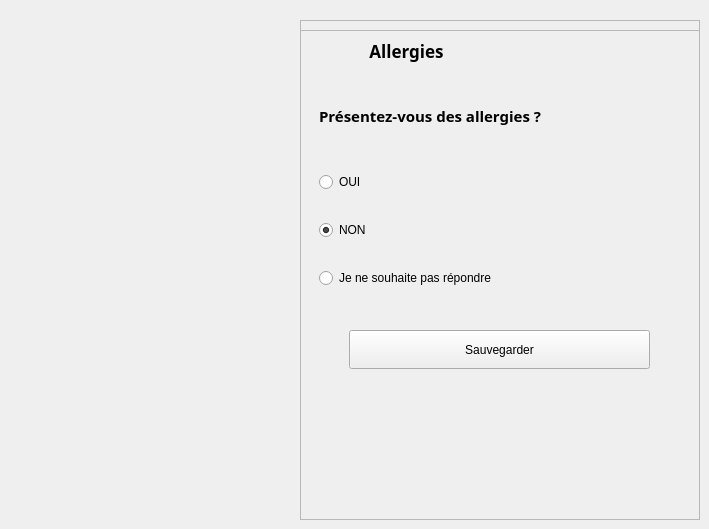
                       <widget class="QWidget" name="tab_16">
                        <attribute name="title">
                         <string>   Allergies   </string>
                        </attribute>
                        <widget class="QFrame" name="frame_29">
                         <property name="geometry">
                          <rect>
                           <x>300</x>
                           <y>20</y>
                           <width>400</width>
                           <height>500</height>
                          </rect>
                         </property>
                         <property name="sizePolicy">
                          <sizepolicy hsizetype="Preferred" vsizetype="Preferred">
                           <horstretch>0</horstretch>
                           <verstretch>0</verstretch>
                          </sizepolicy>
                         </property>
                         <property name="minimumSize">
                          <size>
                           <width>400</width>
                           <height>500</height>
                          </size>
                         </property>
                         <property name="maximumSize">
                          <size>
                           <width>16777215</width>
                           <height>800</height>
                          </size>
                         </property>
                         <property name="frameShape">
                          <enum>QFrame::StyledPanel</enum>
                         </property>
                         <property name="frameShadow">
                          <enum>QFrame::Raised</enum>
                         </property>
                         <widget class="QFrame" name="frame_30">
                          <property name="geometry">
                           <rect>
                            <x>0</x>
                            <y>10</y>
                            <width>400</width>
                            <height>500</height>
                           </rect>
                          </property>
                          <property name="sizePolicy">
                           <sizepolicy hsizetype="Expanding" vsizetype="Preferred">
                            <horstretch>0</horstretch>
                            <verstretch>0</verstretch>
                           </sizepolicy>
                          </property>
                          <property name="minimumSize">
                           <size>
                            <width>400</width>
                            <height>500</height>
                           </size>
                          </property>
                          <property name="maximumSize">
                           <size>
                            <width>16777215</width>
                            <height>800</height>
                           </size>
                          </property>
                          <property name="frameShape">
                           <enum>QFrame::StyledPanel</enum>
                          </property>
                          <property name="frameShadow">
                           <enum>QFrame::Raised</enum>
                          </property>
                          <widget class="QLabel" name="label_72">
                           <property name="geometry">
                            <rect>
                             <x>9</x>
                             <y>9</y>
                             <width>195</width>
                             <height>24</height>
                            </rect>
                           </property>
                           <property name="font">
                            <font>
                             <family>Noto Sans</family>
                             <pointsize>13</pointsize>
                             <weight>75</weight>
                             <bold>true</bold>
                            </font>
                           </property>
                           <property name="text">
                            <string>Allergies</string>
                           </property>
                           <property name="alignment">
                            <set>Qt::AlignCenter</set>
                           </property>
                          </widget>
                          <widget class="QWidget" name="widget_21" native="true">
                           <property name="geometry">
                            <rect>
                             <x>9</x>
                             <y>60</y>
                             <width>373</width>
                             <height>321</height>
                            </rect>
                           </property>
                           <widget class="QWidget" name="widget_76" native="true">
                            <property name="geometry">
                             <rect>
                              <x>10</x>
                              <y>60</y>
                              <width>351</width>
                              <height>161</height>
                             </rect>
                            </property>
                            <layout class="QVBoxLayout" name="verticalLayout_66">
                             <item>
                              <widget class="QRadioButton" name="radioButton_94">
                               <property name="text">
                                <string>OUI</string>
                               </property>
                              </widget>
                             </item>
                             <item>
                              <widget class="QRadioButton" name="radioButton_95">
                               <property name="text">
                                <string>NON</string>
                               </property>
                               <property name="checked">
                                <bool>true</bool>
                               </property>
                              </widget>
                             </item>
                             <item>
                              <widget class="QRadioButton" name="radioButton_96">
                               <property name="text">
                                <string>Je ne souhaite pas répondre</string>
                               </property>
                              </widget>
                             </item>
                            </layout>
                           </widget>
                           <widget class="QLabel" name="label_73">
                            <property name="geometry">
                             <rect>
                              <x>10</x>
                              <y>0</y>
                              <width>361</width>
                              <height>51</height>
                             </rect>
                            </property>
                            <property name="font">
                             <font>
                              <family>Noto Sans</family>
                              <pointsize>11</pointsize>
                              <weight>75</weight>
                              <bold>true</bold>
                             </font>
                            </property>
                            <property name="text">
                             <string>Présentez-vous des allergies ?</string>
                            </property>
                           </widget>
                           <widget class="QWidget" name="widget_22" native="true">
                            <property name="geometry">
                             <rect>
                              <x>30</x>
                              <y>230</y>
                              <width>333</width>
                              <height>59</height>
                             </rect>
                            </property>
                            <widget class="QPushButton" name="pushButton_11">
                             <property name="geometry">
                              <rect>
                               <x>10</x>
                               <y>10</y>
                               <width>301</width>
                               <height>39</height>
                              </rect>
                             </property>
                             <property name="text">
                              <string>Sauvegarder</string>
                             </property>
                            </widget>
                           </widget>
                          </widget>
                         </widget>
                        </widget>
                       </widget>
